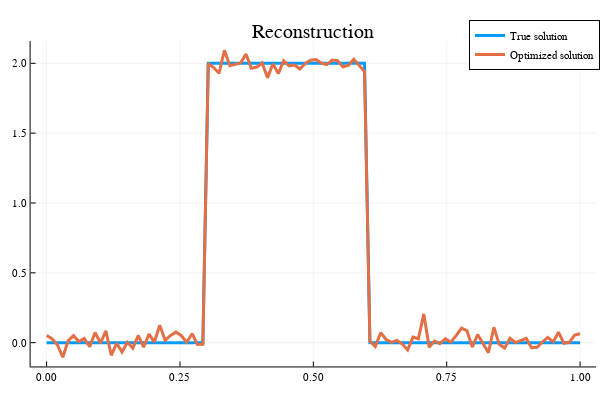

Notebook source saved alongside this figure:
### Code cell
#Initialisation
x = ones(n,1);
xbest=x;
i = 0;
fbest =1000000; # $f_{best}^0$
histo_grad_prox =[];# Suite des itérés f_{best}^k 

lambda0=1e-2;
itermax_grad_prox=10;
alpha0=1
beta=0.5;

xp=x;
ap=alpha0;

while i < itermax_grad_prox
    i = i + 1;
    # Insérer votre code
    ap = search_step(ap,xp,y,H,W,beta,lambda0)
    xp = proxh(xp-ap*gradg(xp,y,H,W),ap*lambda0)
    
    if evalf(xp,y,H,W,lambda0) < fbest
        fbest = evalf(xp,y,H,W,lambda0)
        xbest = xp
    end
    
    # Fin insérer code
    
    # Stockage
    append!( histo_grad_prox, fbest)
end
#histo_grad_prox
#Affichage des courbes de convergence
plotly();
iter_grad_prox=1:itermax_grad_prox;
x=[xt,xbest];

p15 = plot(iter_grad_prox,histo_grad_prox,title="Convergence curve",label=["f"],lw=3, ann=[(6,15,"Gradient proximal")])
p16 = plot(px,x,title="Reconstruction",label=["True solution" "Optimized solution"],lw=3)

### Figure 1 — Plotly figure (JSON) as saved in the notebook; plotly's stock layout.template omitted (floating-point values rounded to 4 significant figures)
{"data": [{"colorbar": {"title": ""}, "legendgroup": "True solution", "line": {"color": "rgba(0, 154, 250, 1.000)", "dash": "solid", "shape": "linear", "width": 3}, "mode": "lines", "name": "True solution", "showlegend": true, "type": "scatter", "x": [0, 0.0101, 0.0202, 0.0303, 0.0404, 0.05051, 0.06061, 0.07071, 0.08081, 0.09091, 0.101, 0.1111, 0.1212, 0.1313, 0.1414, 0.1515, 0.1616, 0.1717, 0.1818, 0.1919, 0.202, 0.2121, 0.2222, 0.2323, 0.2424, 0.2525, 0.2626, 0.2727, 0.2828, 0.2929, 0.303, 0.3131, 0.3232, 0.3333, 0.3434, 0.3535, 0.3636, 0.3737, 0.3838, 0.3939, 0.404, 0.4141, 0.4242, 0.4343, 0.4444, 0.4545, 0.4646, 0.4747, 0.4848, 0.4949, 0.5051, 0.5152, 0.5253, 0.5354, 0.5455, 0.5556, 0.5657, 0.5758, 0.5859, 0.596, 0.6061, 0.6162, 0.6263, 0.6364, 0.6465, 0.6566, 0.6667, 0.6768, 0.6869, 0.697, 0.7071, 0.7172, 0.7273, 0.7374, 0.7475, 0.7576, 0.7677, 0.7778, 0.7879, 0.798, 0.8081, 0.8182, 0.8283, 0.8384, 0.8485, 0.8586, 0.8687, 0.8788, 0.8889, 0.899, 0.9091, 0.9192, 0.9293, 0.9394, 0.9495, 0.9596, 0.9697, 0.9798, 0.9899, 1], "xaxis": "x1", "y": [0, 0, 0, 0, 0, 0, 0, 0, 0, 0, 0, 0, 0, 0, 0, 0, 0, 0, 0, 0, 0, 0, 0, 0, 0, 0, 0, 0, 0, 0, 2, 2, 2, 2, 2, 2, 2, 2, 2, 2, 2, 2, 2, 2, 2, 2, 2, 2, 2, 2, 2, 2, 2, 2, 2, 2, 2, 2, 2, 2, 0, 0, 0, 0, 0, 0, 0, 0, 0, 0, 0, 0, 0, 0, 0, 0, 0, 0, 0, 0, 0, 0, 0, 0, 0, 0, 0, 0, 0, 0, 0, 0, 0, 0, 0, 0, 0, 0, 0, 0], "yaxis": "y1", "zmax": null, "zmin": null}, {"colorbar": {"title": ""}, "legendgroup": "Optimized solution", "line": {"color": "rgba(227, 111, 71, 1.000)", "dash": "solid", "shape": "linear", "width": 3}, "mode": "lines", "name": "Optimized solution", "showlegend": true, "type": "scatter", "x": [0, 0.0101, 0.0202, 0.0303, 0.0404, 0.05051, 0.06061, 0.07071, 0.08081, 0.09091, 0.101, 0.1111, 0.1212, 0.1313, 0.1414, 0.1515, 0.1616, 0.1717, 0.1818, 0.1919, 0.202, 0.2121, 0.2222, 0.2323, 0.2424, 0.2525, 0.2626, 0.2727, 0.2828, 0.2929, 0.303, 0.3131, 0.3232, 0.3333, 0.3434, 0.3535, 0.3636, 0.3737, 0.3838, 0.3939, 0.404, 0.4141, 0.4242, 0.4343, 0.4444, 0.4545, 0.4646, 0.4747, 0.4848, 0.4949, 0.5051, 0.5152, 0.5253, 0.5354, 0.5455, 0.5556, 0.5657, 0.5758, 0.5859, 0.596, 0.6061, 0.6162, 0.6263, 0.6364, 0.6465, 0.6566, 0.6667, 0.6768, 0.6869, 0.697, 0.7071, 0.7172, 0.7273, 0.7374, 0.7475, 0.7576, 0.7677, 0.7778, 0.7879, 0.798, 0.8081, 0.8182, 0.8283, 0.8384, 0.8485, 0.8586, 0.8687, 0.8788, 0.8889, 0.899, 0.9091, 0.9192, 0.9293, 0.9394, 0.9495, 0.9596, 0.9697, 0.9798, 0.9899, 1], "xaxis": "x1", "y": [0.05106, 0.0284, -0.01477, -0.1042, 0.01467, 0.05044, 0.007886, 0.02963, -0.02923, 0.07275, -0.002389, 0.08436, -0.09001, -0.004238, -0.06719, 0.003166, -0.03923, 0.05169, -0.03187, 0.06082, 0.004427, 0.1246, 0.01661, 0.05263, 0.07581, 0.04977, 0.002892, 0.06453, -0.01238, -0.01178, 1.999, 1.97, 1.929, 2.093, 1.983, 1.994, 2.002, 2.066, 1.965, 1.973, 2.003, 1.896, 1.997, 1.926, 2.018, 1.981, 1.988, 1.959, 1.999, 2.022, 2.028, 2.001, 1.991, 2.024, 2.02, 1.974, 1.984, 2.029, 1.981, 1.941, 0.01144, -0.02808, 0.07131, 0.02303, 0.002501, 0.01619, -0.008385, -0.05146, 0.03981, 0.028, 0.2059, -0.03254, 0.01191, -0.007787, 0.02867, 0.003617, 0.05041, 0.1043, 0.08697, -0.03157, 0.0585, -0.004388, -0.07175, 0.1101, -0.01181, -0.03778, 0.03194, 0.001132, 0.0154, 0.03025, -0.03595, -0.03347, 0.004739, 0.03748, 0.005644, 0.07566, -0.004405, 0.002933, 0.05468, 0.06433], "yaxis": "y1", "zmax": null, "zmin": null}], "layout": {"annotations": [{"font": {"color": "rgba(0, 0, 0, 1.000)", "family": "sans-serif", "size": 20}, "rotation": 0, "showarrow": false, "text": "Reconstruction", "x": 0.5222, "xanchor": "center", "xref": "paper", "y": 1, "yanchor": "top", "yref": "paper"}], "height": 400, "legend": {"bgcolor": "rgba(255, 255, 255, 1.000)", "bordercolor": "rgba(0, 0, 0, 1.000)", "borderwidth": 1, "font": {"color": "rgba(0, 0, 0, 1.000)", "family": "sans-serif", "size": 11}, "tracegroupgap": 0, "traceorder": "normal", "x": 1, "xanchor": "auto", "y": 1, "yanchor": "auto"}, "margin": {"b": 20, "l": 0, "r": 0, "t": 20}, "paper_bgcolor": "rgba(255, 255, 255, 1.000)", "plot_bgcolor": "rgba(255, 255, 255, 1.000)", "showlegend": true, "width": 600, "xaxis": {"anchor": "y1", "domain": [0.05101, 0.9934], "gridcolor": "rgba(0, 0, 0, 0.100)", "gridwidth": 0.5, "linecolor": "rgba(0, 0, 0, 1.000)", "mirror": false, "range": [-0.03, 1.03], "showgrid": true, "showline": true, "showticklabels": true, "tickangle": 0, "tickcolor": "rgb(0, 0, 0)", "tickfont": {"color": "rgba(0, 0, 0, 1.000)", "family": "sans-serif", "size": 11}, "tickmode": "array", "ticks": "inside", "ticktext": ["0.00", "0.25", "0.50", "0.75", "1.00"], "tickvals": [0, 0.25, 0.5, 0.75, 1], "title": "", "titlefont": {"color": "rgba(0, 0, 0, 1.000)", "family": "sans-serif", "size": 15}, "type": "-", "visible": true, "zeroline": false, "zerolinecolor": "rgba(0, 0, 0, 1.000)"}, "yaxis": {"anchor": "x1", "domain": [0.03762, 0.9415], "gridcolor": "rgba(0, 0, 0, 0.100)", "gridwidth": 0.5, "linecolor": "rgba(0, 0, 0, 1.000)", "mirror": false, "range": [-0.1701, 2.159], "showgrid": true, "showline": true, "showticklabels": true, "tickangle": 0, "tickcolor": "rgb(0, 0, 0)", "tickfont": {"color": "rgba(0, 0, 0, 1.000)", "family": "sans-serif", "size": 11}, "tickmode": "array", "ticks": "inside", "ticktext": ["0.0", "0.5", "1.0", "1.5", "2.0"], "tickvals": [0, 0.5, 1, 1.5, 2], "title": "", "titlefont": {"color": "rgba(0, 0, 0, 1.000)", "family": "sans-serif", "size": 15}, "type": "-", "visible": true, "zeroline": false, "zerolinecolor": "rgba(0, 0, 0, 1.000)"}}}
